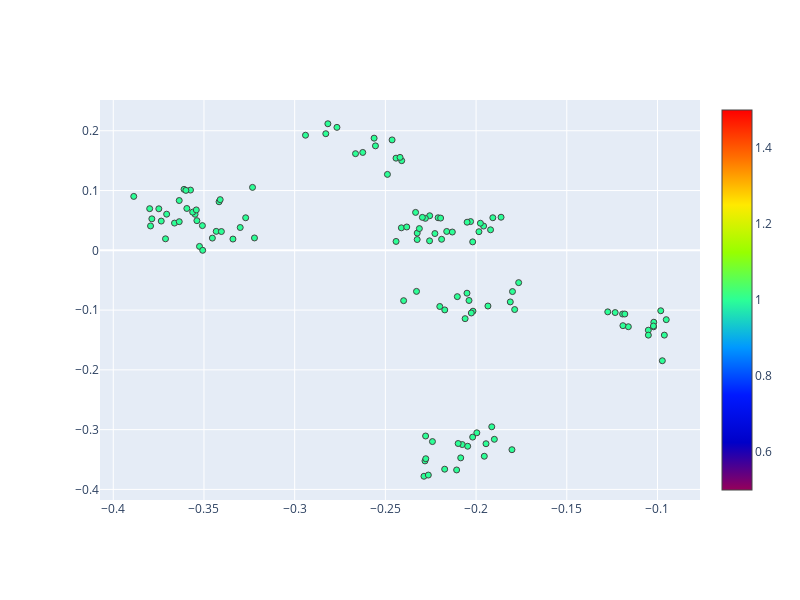

Write notebook code for a chart like this one.
### Code cell
subsamples=random.sample(list(np.arange(1000)), 60)

ys_concat = np.concatenate(Ys[:,subsamples,:])

plot_embeddings(ys_concat)
